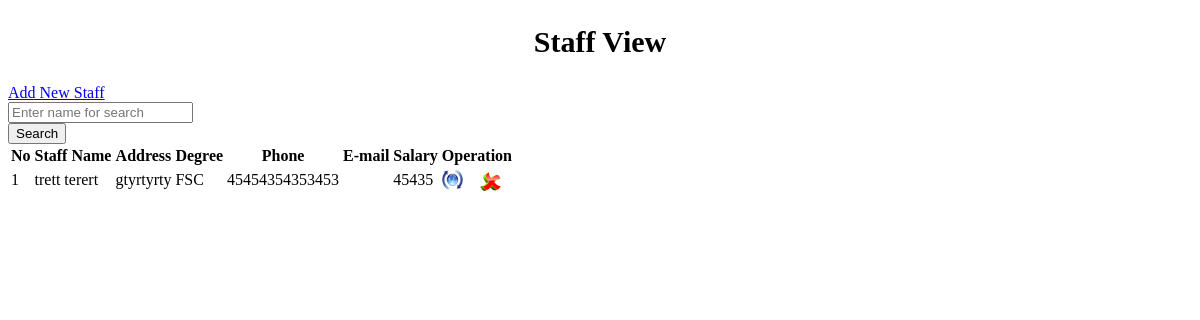
The app's page /View_Staff.php, older data.
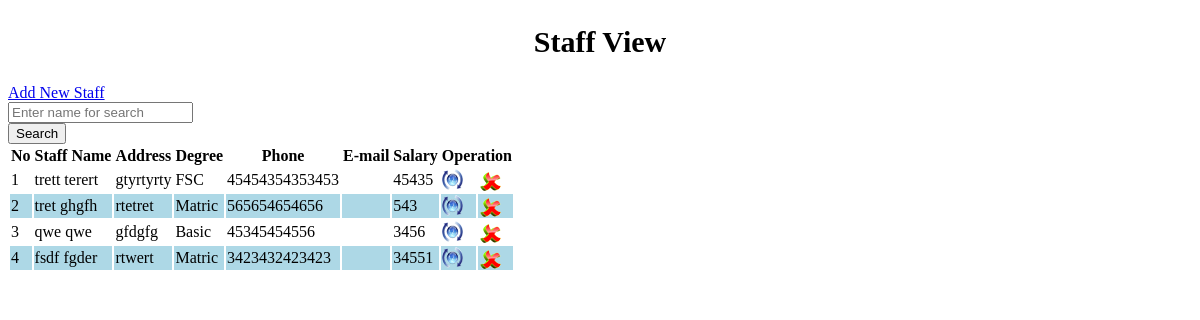
The same page, newer data.
### tables this page shows
CREATE TABLE `teacher_tbl` (
  `teacher_id` int(10) UNSIGNED NOT NULL,
  `f_name` varchar(30) NOT NULL,
  `l_name` varchar(30) NOT NULL,
  `gender` char(10) NOT NULL,
  `dob` date NOT NULL,
  `address` varchar(100) NOT NULL,
  `degree` varchar(50) NOT NULL,
  `salary` float NOT NULL,
  `married` char(10) NOT NULL,
  `phone` varchar(50) NOT NULL,
  `email` varchar(50) NOT NULL,
  `type` varchar(80) NOT NULL DEFAULT 'teacher'
);

### View_Staff.php (the view, shortened to what this page needs)
<!DOCTYPE html PUBLIC "-//W3C//DTD XHTML 1.0 Transitional//EN" "http://www.w3.org/TR/xhtml1/DTD/xhtml1-transitional.dtd">
<html xmlns="http://www.w3.org/1999/xhtml">
<head>
<link rel="stylesheet" type="text/css" href="css/style_view.css" />
</head>
<body>
	<h1 style="text-align:center; font-size:30px; padding:5px;">Staff View</h1>
<div class="col-md-12 view-form-style">
<div class="col-md-1 entry-head margin-20b">
<a class="btn btn-primary right" href="?tag=staff_entry">Add New Staff</a>
</div>
<form role="form" data-toggle="validator" method="post" class="form-horizontal">
<div class="form-group">
<div class="col-md-9 col-md-offset-1 col-xs-9 col-sm-10">
<input type="text" class="form-control" name="searchtxt" Placeholder="Enter name for search" autocomplete="off"/></div>
<input type="submit" name="btnsearch" value="Search" class="btn btn-info"/>
</div>
</form>
<div class="table-responsive">
<table class="table table-bordered">
<tr>
<th>No</th>
<th>Staff Name</th>
<th>Address</th>
<th>Degree</th>
<th>Phone</th>
<th>E-mail</th>
<th>Salary</th>
<th colspan="2">Operation</th>
</tr>
<?php
$key="";
if($key !="")
$sql_sel=mysql_query("SElECT * FROM teacher_tbl WHERE type='teacher' and f_name like '%$key%' or l_name like '%$key%'");
else
$sql_sel=mysql_query("SELECT * FROM teacher_tbl where type='staff'");
$i=0;
while($row=mysql_fetch_array($sql_sel)){
$i++;
$color=($i%2==0)?"lightblue":"white";
?>
<tr bgcolor="<?php echo $color?>">
<td><?php echo $i;?></td>
<td><?php echo $row['f_name']." ".$row['l_name'];?></td>
<td><?php echo $row['address'];?></td>
<td><?php echo $row['degree'];?></td>
<td><?php echo $row['phone'];?></td>
<td><?php echo $row['email'];?></td>
<td><?php echo $row['salary'];?></td>
<td><a href="?tag=staff_entry&opr=upd&rs_id=<?php echo $row['teacher_id'];?>" title="Update"><img src="picture/update.png" /></a></td>
<td><a href="?tag=view_staff&opr=del&rs_id=<?php echo $row['teacher_id'];?>" title="Delete"><img src="picture/delete.png" /></a></td>
</tr>
<?php
}
?>
</table>
</div>
</body>
</html>

Row changes from the older to the newer data that the page shows:
added teacher_tbl: f_name "tret", l_name "ghgfh", address "rtetret", degree "Matric", phone "565654654656", salary "543"
added teacher_tbl: f_name "qwe", l_name "qwe", address "gfdgfg", degree "Basic", phone "45345454556", salary "3456"
added teacher_tbl: f_name "fsdf", l_name "fgder", address "rtwert", degree "Matric", phone "3423432423423", salary "34551"
